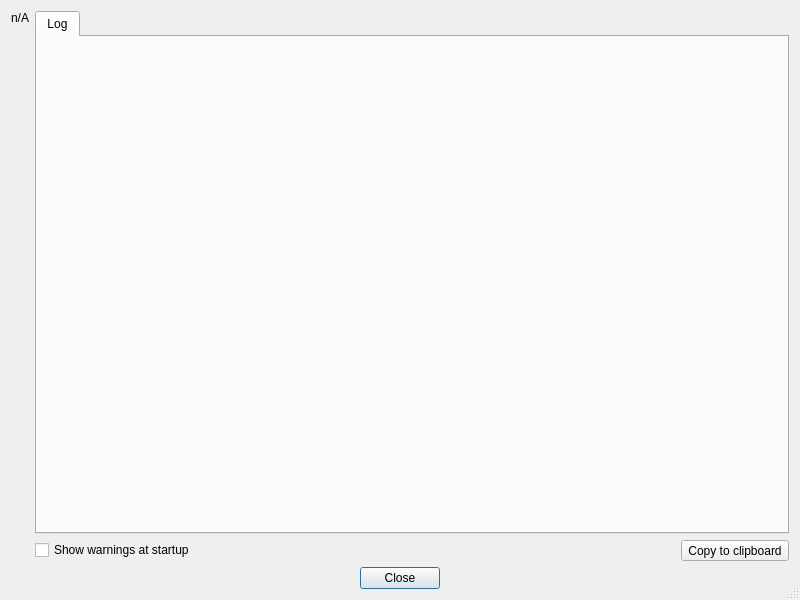
<?xml version="1.0" encoding="UTF-8"?>
<ui version="4.0">
 <class>GLSLMgr</class>
 <widget class="QDialog" name="GLSLMgr">
  <property name="geometry">
   <rect>
    <x>0</x>
    <y>0</y>
    <width>800</width>
    <height>600</height>
   </rect>
  </property>
  <property name="minimumSize">
   <size>
    <width>800</width>
    <height>600</height>
   </size>
  </property>
  <property name="windowTitle">
   <string>Build Log</string>
  </property>
  <property name="sizeGripEnabled">
   <bool>true</bool>
  </property>
  <layout class="QVBoxLayout" name="verticalLayout_2">
   <item>
    <layout class="QHBoxLayout" name="horizontalLayout_2">
     <item>
      <widget class="QLabel" name="m_icon">
       <property name="text">
        <string>n/A</string>
       </property>
       <property name="alignment">
        <set>Qt::AlignHCenter|Qt::AlignTop</set>
       </property>
      </widget>
     </item>
     <item>
      <layout class="QVBoxLayout" name="verticalLayout">
       <item>
        <widget class="QTabWidget" name="m_tab">
         <property name="tabShape">
          <enum>QTabWidget::Rounded</enum>
         </property>
         <property name="currentIndex">
          <number>0</number>
         </property>
         <property name="documentMode">
          <bool>false</bool>
         </property>
         <property name="tabsClosable">
          <bool>false</bool>
         </property>
         <widget class="QWidget" name="m_logTab">
          <attribute name="title">
           <string>Log</string>
          </attribute>
         </widget>
        </widget>
       </item>
       <item>
        <layout class="QHBoxLayout" name="horizontalLayout">
         <item>
          <widget class="QCheckBox" name="m_showWarnings">
           <property name="focusPolicy">
            <enum>Qt::NoFocus</enum>
           </property>
           <property name="text">
            <string>Show warnings at startup</string>
           </property>
          </widget>
         </item>
         <item>
          <spacer name="horizontalSpacer">
           <property name="orientation">
            <enum>Qt::Horizontal</enum>
           </property>
           <property name="sizeHint" stdset="0">
            <size>
             <width>40</width>
             <height>20</height>
            </size>
           </property>
          </spacer>
         </item>
         <item>
          <widget class="QToolButton" name="m_copy">
           <property name="focusPolicy">
            <enum>Qt::NoFocus</enum>
           </property>
           <property name="text">
            <string>Copy to clipboard</string>
           </property>
          </widget>
         </item>
        </layout>
       </item>
      </layout>
     </item>
    </layout>
   </item>
   <item>
    <widget class="QDialogButtonBox" name="m_buttonBox">
     <property name="orientation">
      <enum>Qt::Horizontal</enum>
     </property>
     <property name="standardButtons">
      <set>QDialogButtonBox::Close</set>
     </property>
     <property name="centerButtons">
      <bool>true</bool>
     </property>
    </widget>
   </item>
  </layout>
 </widget>
 <tabstops>
  <tabstop>m_buttonBox</tabstop>
  <tabstop>m_showWarnings</tabstop>
  <tabstop>m_copy</tabstop>
  <tabstop>m_tab</tabstop>
 </tabstops>
 <resources/>
 <connections>
  <connection>
   <sender>m_buttonBox</sender>
   <signal>accepted()</signal>
   <receiver>GLSLMgr</receiver>
   <slot>accept()</slot>
   <hints>
    <hint type="sourcelabel">
     <x>248</x>
     <y>254</y>
    </hint>
    <hint type="destinationlabel">
     <x>157</x>
     <y>274</y>
    </hint>
   </hints>
  </connection>
  <connection>
   <sender>m_buttonBox</sender>
   <signal>rejected()</signal>
   <receiver>GLSLMgr</receiver>
   <slot>reject()</slot>
   <hints>
    <hint type="sourcelabel">
     <x>316</x>
     <y>260</y>
    </hint>
    <hint type="destinationlabel">
     <x>286</x>
     <y>274</y>
    </hint>
   </hints>
  </connection>
 </connections>
</ui>
